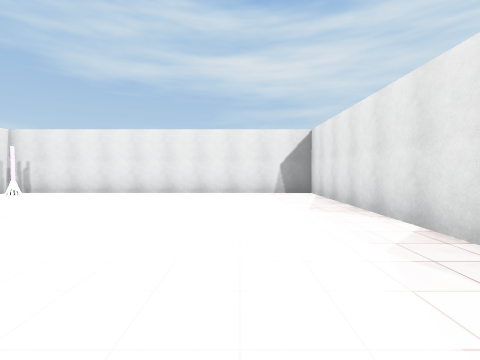
view 1 (above)

23 first-person views from a walk through a 3-D level made in the Unity game engine. The camera is 1.4 m above the floor, tilts 2° down and sees 85° across. The floor is counted in squares, 2 m on a side. Each view is taken from the middle of a square. On the plan, view 1 faces up. The plan holds only what a view shows up to about 9 squares ahead; the rest is blank. The place goes on beyond the plan. The player is left out. Surface patterns are stand-ins for the level's own textures.

view 2
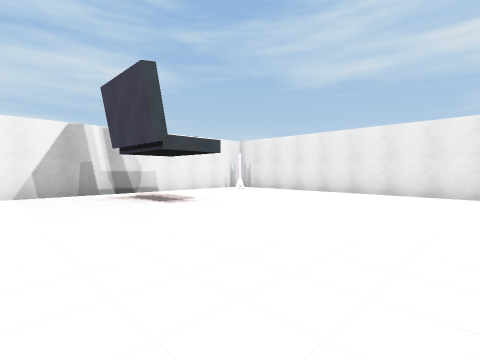

view 3
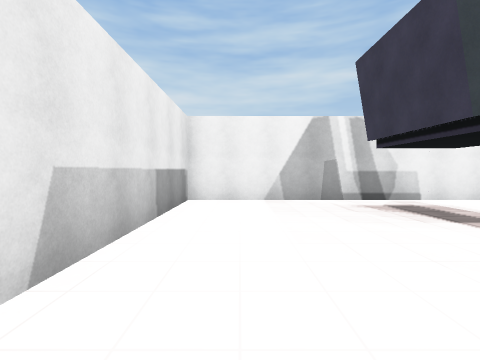

view 4
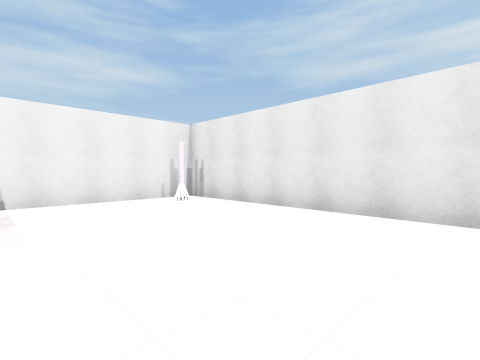

view 5
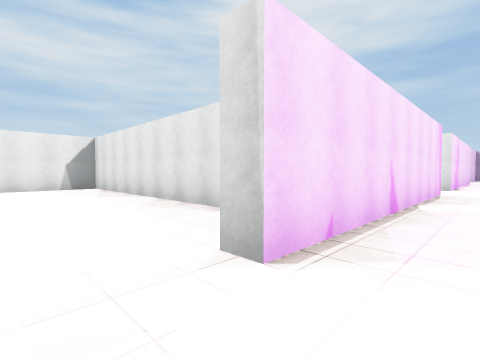

view 6
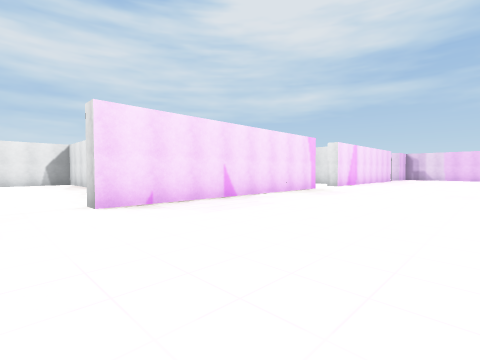

view 7
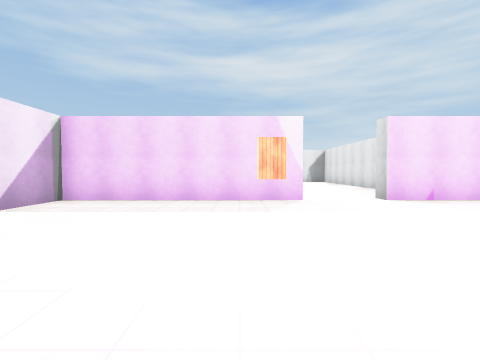

view 8
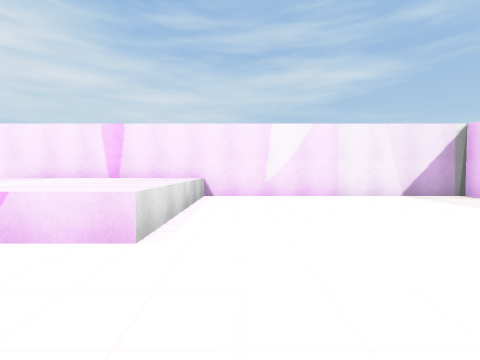

view 9
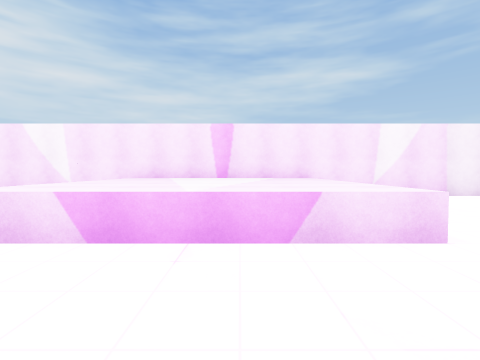

view 10
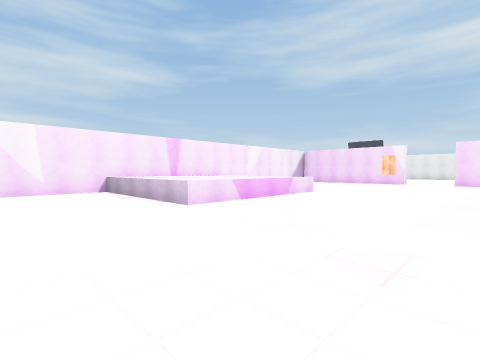

view 11
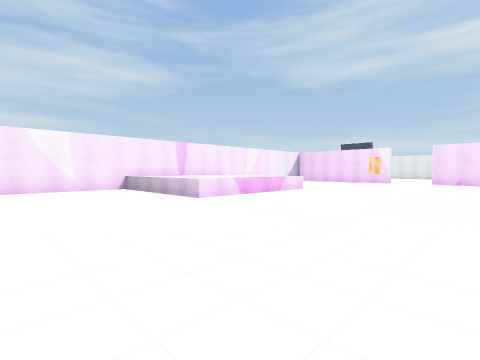

view 12
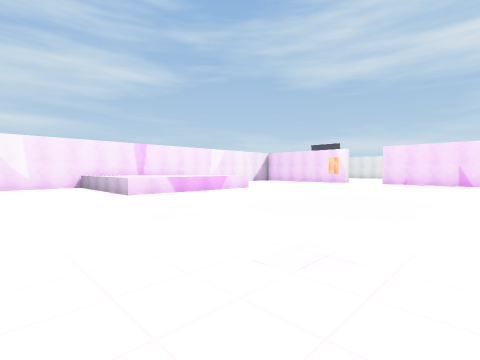

view 13
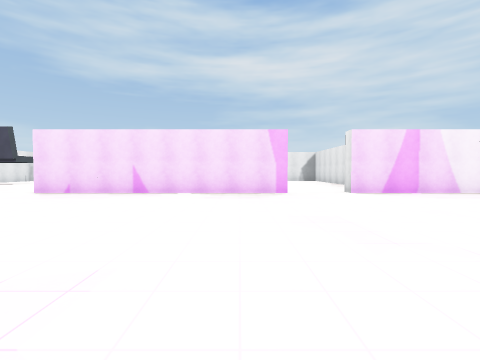

view 14
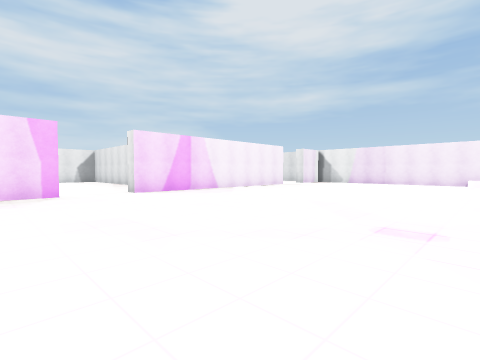

view 15
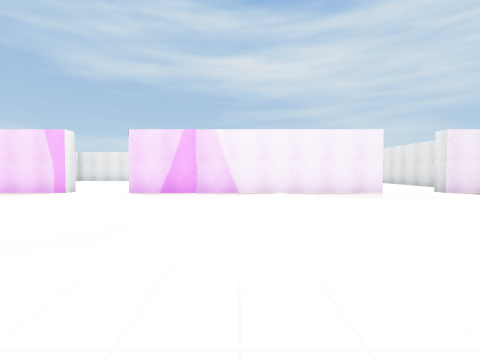

view 16
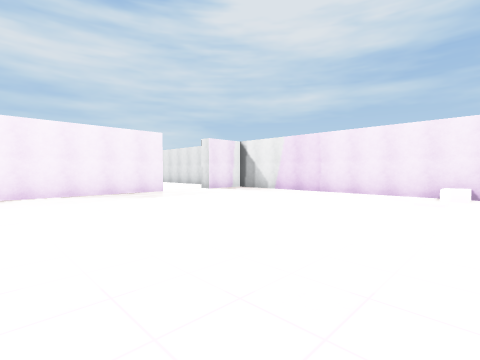

view 17
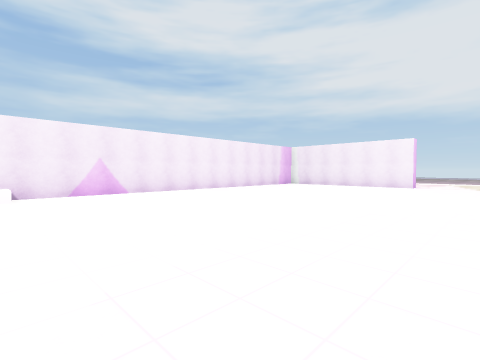

view 18
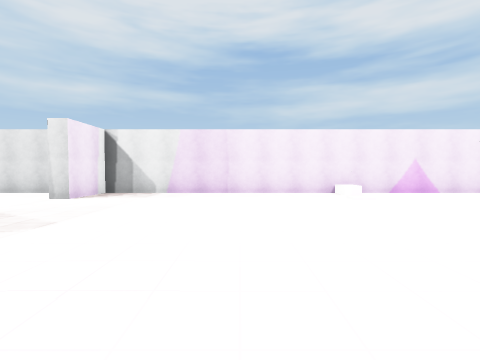

view 19
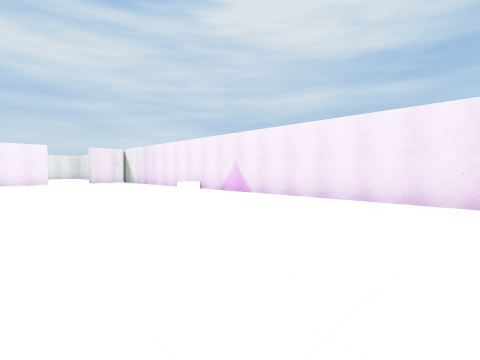

view 20
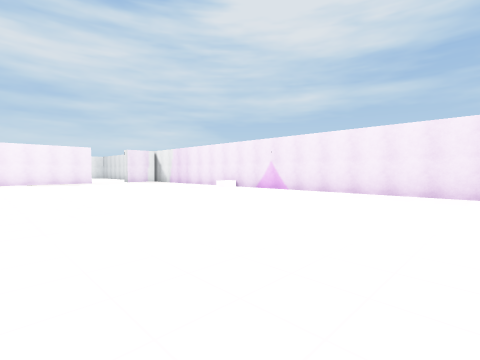

view 21
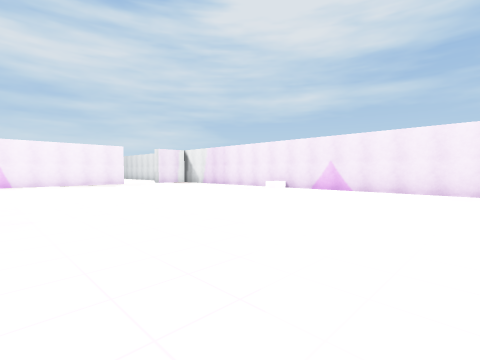

view 22
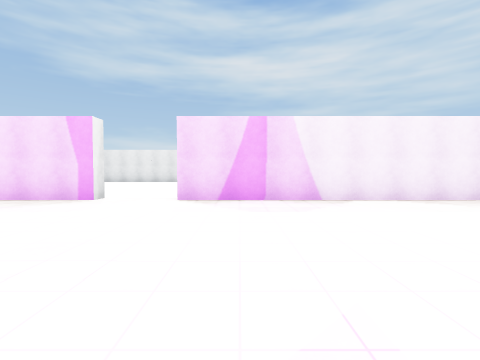

view 23
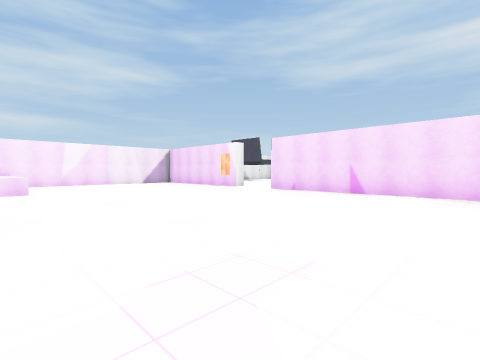

### Floor plan
Key: @ floor where view 1 was taken; # wall or solid block; . floor; ^ raised ledge; O other object.
Columns run from 8 left of view 1 to 22 right of it. Each row starts with its distance up from view 1.
  9 ###########
  8 #OO.......#
  7 #OO.......#
  6 #.........#
  5 #.........#
  4 #.........#
  3 #.........#
  2 #.........#                   #
  1 #.........#     ...          .#
  0 #.......@.#     ...         ..#
 -1 #######..########..########..##
 -2 #.............................#
 -3 #.............................#
 -4 #.............................#
 -5 #.............................#
 -6 #.............................#
 -7 #.............................#
 -8 ##............................#
 -9  #^^^^......................OO#
-10  #^^^^........................#
-11  #^^^^........       .........#
-12  #^^^^........       .........#
-13  #^^^^........       .........#
-14  ^^^^^........       .........#
-15 #.............       .........#
-16 #.............       .........#
-17 #.............        ........#
-18 # ..........          ........#

Positions as (right, up) in squares from view 1, and headings:
1: (0, 0), facing up
2: (1, 0), facing up-left
3: (-1, 0), facing left
4: (-1, 4), facing up-left
5: (-1, -3), facing up-right
6: (-1, -7), facing up-right
7: (-3, -8), facing up
8: (0, -8), facing left
9: (0, -11), facing left
10: (2, -17), facing up-left
11: (3, -18), facing up-left
12: (5, -17), facing up-left
13: (7, -10), facing up
14: (7, -10), facing up-right
15: (14, -10), facing up
16: (14, -10), facing up-right
17: (14, -9), facing down-right
18: (14, -6), facing right
19: (16, -18), facing up-right
20: (14, -18), facing up-right
21: (13, -16), facing up-right
22: (12, -8), facing up
23: (7, -10), facing up-left
